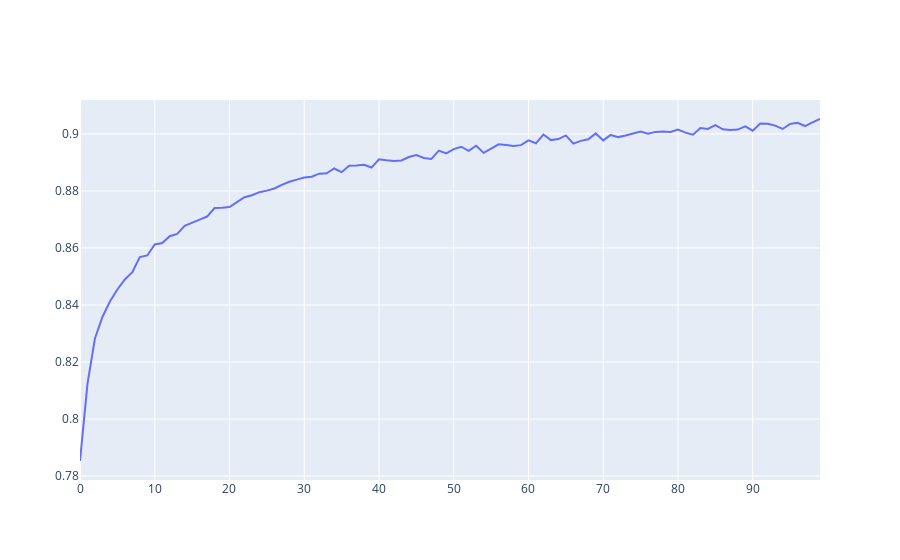

Source (notebook cell):
### Code cell
fig = go.Figure(
    data=go.Scatter(x=hist.epoch, y=hist.history["accuracy"])
)
fig.show()
